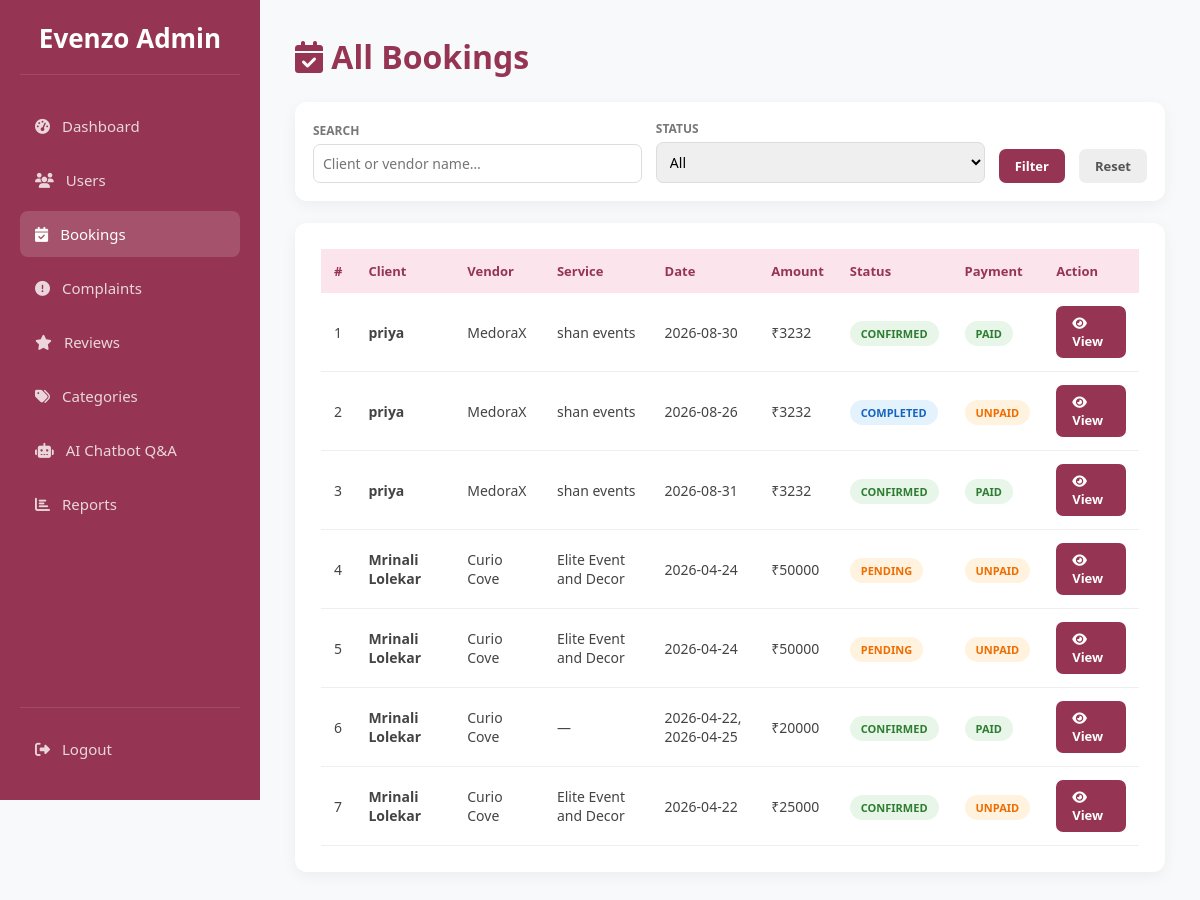
The page /admin/bookings (signed in) on the database as committed earlier.
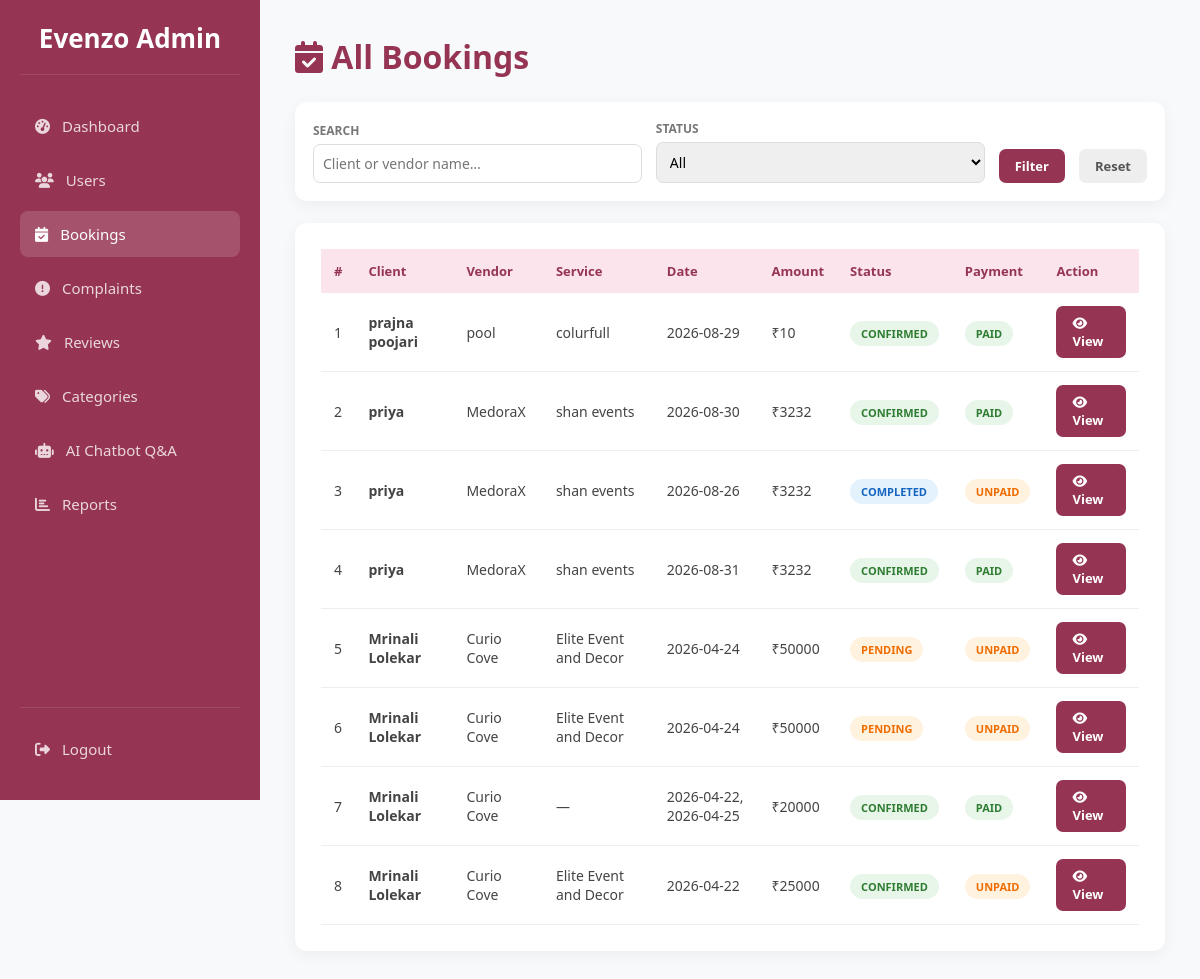
The same page on the database as committed later.
### tables this page shows
CREATE TABLE bookings (
            id INTEGER PRIMARY KEY AUTOINCREMENT,
            client_id INTEGER NOT NULL,
            manager_id INTEGER NOT NULL,
            service_id INTEGER,
            event_date DATE NOT NULL,
            status TEXT DEFAULT 'pending', -- pending, confirmed, rejected
            total_amount REAL,
            payment_status TEXT DEFAULT 'unpaid',
            created_at TIMESTAMP DEFAULT CURRENT_TIMESTAMP, client_phone TEXT, client_message TEXT, selected_package TEXT, event_location TEXT, cancelled_by TEXT, cancel_reason TEXT, transaction_id TEXT, receipt_number TEXT, cf_order_id TEXT,
            FOREIGN KEY (client_id) REFERENCES users (id),
            FOREIGN KEY (manager_id) REFERENCES users (id),
            FOREIGN KEY (service_id) REFERENCES services (id)
        );

CREATE TABLE users (
            id INTEGER PRIMARY KEY AUTOINCREMENT,
            full_name TEXT NOT NULL,
            email TEXT UNIQUE NOT NULL,
            password TEXT NOT NULL,
            role TEXT CHECK(role IN ('user', 'admin', 'eventmanager')) NOT NULL,
            is_approved INTEGER DEFAULT 0, -- 0=Pending, 1=Approved by Admin
            created_at TIMESTAMP DEFAULT CURRENT_TIMESTAMP
        , reset_otp TEXT, is_active INTEGER DEFAULT 1);

CREATE TABLE manager_profiles (
            id INTEGER PRIMARY KEY AUTOINCREMENT,
            user_id INTEGER NOT NULL,
            business_name TEXT NOT NULL,
            phone TEXT NOT NULL,
            license_path TEXT, -- Path to uploaded JPEG/PDF license
            bio TEXT,
            base_price REAL DEFAULT 0.0,
            rating REAL DEFAULT 0.0, profile_pic TEXT, location TEXT, -- For the "Ratings/Reviews system"
            FOREIGN KEY (user_id) REFERENCES users (id) ON DELETE CASCADE
        );

CREATE TABLE services (
                id INTEGER PRIMARY KEY AUTOINCREMENT,
                manager_id INTEGER NOT NULL,
                category TEXT,
                service_name TEXT NOT NULL,
                service_location TEXT,       
                services_offered TEXT,       
                experience_years INTEGER,    
                pricing TEXT,                
                images TEXT,                 
                description TEXT, unavailable_dates TEXT, pkg_basic_name TEXT DEFAULT 'Basic (Silver)', pkg_basic_price REAL DEFAULT 0.0, pkg_basic_desc TEXT, pkg_premium_name TEXT DEFAULT 'Premium (Gold)', pkg_premium_price REAL DEFAULT 0.0, pkg_premium_desc TEXT, pkg_luxury_name TEXT DEFAULT 'Luxury (Platinum)', pkg_luxury_price REAL DEFAULT 0.0, pkg_luxury_desc TEXT, package_tier TEXT DEFAULT 'Standard', is_active INTEGER DEFAULT 1,
                FOREIGN KEY (manager_id) REFERENCES users (id) ON DELETE CASCADE
            );

### app.py (the view)
@app.route('/admin/bookings')
def admin_bookings():
    if 'user_id' not in session or session['role'] != 'admin':
        return redirect(url_for('index'))
    conn = get_db_connection()
    status_f = request.args.get('status', '')
    search   = request.args.get('q', '')
    query = '''
        SELECT b.*, u.full_name as client_name, m.business_name, s.service_name
        FROM bookings b
        JOIN users u ON b.client_id=u.id
        JOIN manager_profiles m ON b.manager_id=m.user_id
        LEFT JOIN services s ON b.service_id=s.id WHERE 1=1
    '''
    params = []
    if status_f:
        query += " AND b.status=?"
        params.append(status_f)
    if search:
        query += " AND (u.full_name LIKE ? OR m.business_name LIKE ?)"
        params += [f'%{search}%', f'%{search}%']
    query += " ORDER BY b.created_at DESC"
    bookings = conn.execute(query, params).fetchall()
    conn.close()
    return render_template('admin_bookings.html', bookings=bookings, status_f=status_f, search=search)

### app.py (called while the page is built)
def get_db_connection():
    conn = sqlite3.connect('database.db', timeout=10)
    conn.row_factory = sqlite3.Row
    conn.execute("PRAGMA foreign_keys = ON")
    return conn

### frontend/templates/admin_bookings.html (shortened to what this page needs)
<!DOCTYPE html>
<html lang="en">
<head>
<link rel="stylesheet" href="https://cdnjs.cloudflare.com/ajax/libs/font-awesome/6.4.0/css/all.min.css">
</head>
<body>
<div class="sidebar">
  <div class="logo">Evenzo Admin</div>
  <nav>
    <a class="nav-item" href="{{ url_for('admin_dashboard') }}"><i class="fas fa-tachometer-alt"></i> Dashboard</a>
    <a class="nav-item" href="{{ url_for('admin_users') }}"><i class="fas fa-users"></i> Users</a>
    <a class="nav-item active" href="{{ url_for('admin_bookings') }}"><i class="fas fa-calendar-check"></i> Bookings</a>
    <a class="nav-item" href="{{ url_for('admin_complaints') }}"><i class="fas fa-exclamation-circle"></i> Complaints</a>
    <a class="nav-item" href="{{ url_for('admin_reviews') }}"><i class="fas fa-star"></i> Reviews</a>
    <a class="nav-item" href="{{ url_for('admin_categories') }}"><i class="fas fa-tags"></i> Categories</a>
    <a class="nav-item" href="{{ url_for('admin_chatbot') }}"><i class="fas fa-robot"></i> AI Chatbot Q&A</a>
    <a class="nav-item" href="{{ url_for('admin_reports') }}"><i class="fas fa-chart-bar"></i> Reports</a>
  </nav>
  <div class="logout-box"><a class="nav-item" href="{{ url_for('logout') }}"><i class="fas fa-sign-out-alt"></i> Logout</a></div>
</div>
<div class="main">
  <h1 style="color:var(--primary);margin-bottom:24px"><i class="fas fa-calendar-check"></i> All Bookings</h1>
  <form method="GET" class="filter-bar">
    <div class="fg"><label>Search</label><input name="q" value="{{ search }}" placeholder="Client or vendor name…"></div>
    <div class="fg"><label>Status</label>
      <select name="status">
        <option value="">All</option>
      </select>
    </div>
    <button type="submit" class="btn">Filter</button>
    <a href="{{ url_for('admin_bookings') }}" class="btn" style="background:#eee;color:#555;text-decoration:none">Reset</a>
  </form>
  <div class="card">
    {% if bookings %}
    <div style="overflow-x:auto">
    <table><thead><tr><th>#</th><th>Client</th><th>Vendor</th><th>Service</th><th>Date</th><th>Amount</th><th>Status</th><th>Payment</th><th>Action</th></tr></thead><tbody>
    {% for b in bookings %}
    <tr>
      <td>{{ loop.index }}</td>
      <td><strong>{{ b.client_name }}</strong></td>
      <td>{{ b.business_name }}</td>
      <td>{{ b.service_name or '—' }}</td>
      <td>{{ b.event_date }}</td>
      <td>₹{{ "%.0f"|format(b.total_amount or 0) }}</td>
      <td><span class="badge badge-{{ b.status }}">{{ b.status }}</span></td>
      <td><span class="badge badge-{{ b.payment_status }}">{{ b.payment_status }}</span></td>
      <td><a href="{{ url_for('admin_view_booking', booking_id=b.id) }}" class="btn btn-view btn-sm"><i class="fas fa-eye"></i> View</a></td>
    </tr>
    {% endfor %}
    </tbody></table></div>
    {% else %}
    <p style="text-align:center;padding:40px;color:#aaa">No bookings found.</p>
    {% endif %}
  </div>
</div>
</body>
</html>

### frontend/templates/admin_bookings.html (style rules this page uses)
:root { --primary:#953553;--bg:#f8f9fa;--sw:260px }
* { margin:0;padding:0;box-sizing:border-box;font-family:'Segoe UI',sans-serif }
body { background:var(--bg);display:flex;min-height:100vh }
.sidebar { width:var(--sw);background:var(--primary);height:100vh;position:fixed;left:0;top:0;color:#fff;padding:20px;display:flex;flex-direction:column;z-index:1000 }
.sidebar .logo { font-size:26px;font-weight:bold;text-align:center;border-bottom:1px solid rgba(255,255,255,.1);padding-bottom:18px;margin-bottom:28px }
.nav-item { padding:13px 15px;margin-bottom:8px;border-radius:8px;display:flex;align-items:center;gap:12px;color:rgba(255,255,255,.8);text-decoration:none;transition:.3s;font-size:15px }
.nav-item:hover,.nav-item.active { background:rgba(255,255,255,.15);color:#fff }
.logout-box { margin-top:auto;padding-top:18px;border-top:1px solid rgba(255,255,255,.1) }
.main { margin-left:var(--sw);width:calc(100% - var(--sw));padding:35px;min-height:100vh }
.card { background:#fff;border-radius:12px;padding:26px;box-shadow:0 4px 15px rgba(0,0,0,.05);margin-bottom:26px }
.filter-bar { display:flex;gap:14px;background:#fff;padding:18px;border-radius:12px;box-shadow:0 4px 15px rgba(0,0,0,.05);margin-bottom:22px;flex-wrap:wrap;align-items:flex-end }
.fg { display:flex;flex-direction:column;flex:1;min-width:160px }
.fg label { font-size:12px;font-weight:bold;color:#777;margin-bottom:5px;text-transform:uppercase }
.fg input,.fg select { padding:9px;border:1px solid #ddd;border-radius:7px;font-size:14px;outline:none }
table { width:100%;border-collapse:collapse }
th { text-align:left;padding:13px;background:#fce4ec;color:var(--primary);font-size:13px }
td { padding:13px;border-bottom:1px solid #eee;font-size:14px;color:#444;vertical-align:middle }
.badge { padding:5px 11px;border-radius:20px;font-size:11px;font-weight:bold;text-transform:uppercase }
.badge-pending { background:#fff3e0;color:#ef6c00 }
.badge-confirmed { background:#e8f5e9;color:#2e7d32 }
.badge-completed { background:#e3f2fd;color:#1565c0 }
.badge-paid { background:#e8f5e9;color:#2e7d32 }
.badge-unpaid { background:#fff3e0;color:#ef6c00 }
.btn { display:inline-block;padding:8px 16px;border-radius:7px;font-weight:600;font-size:13px;text-decoration:none;border:none;cursor:pointer;background:var(--primary);color:#fff;transition:.2s }

Rows that differ between the two databases and show on the page:
added bookings: client_name "prajna poojari", business_name "pool", service_name "colurfull", event_date "2026-08-29", total_amount "10", status "CONFIRMED", payment_status "PAID"
